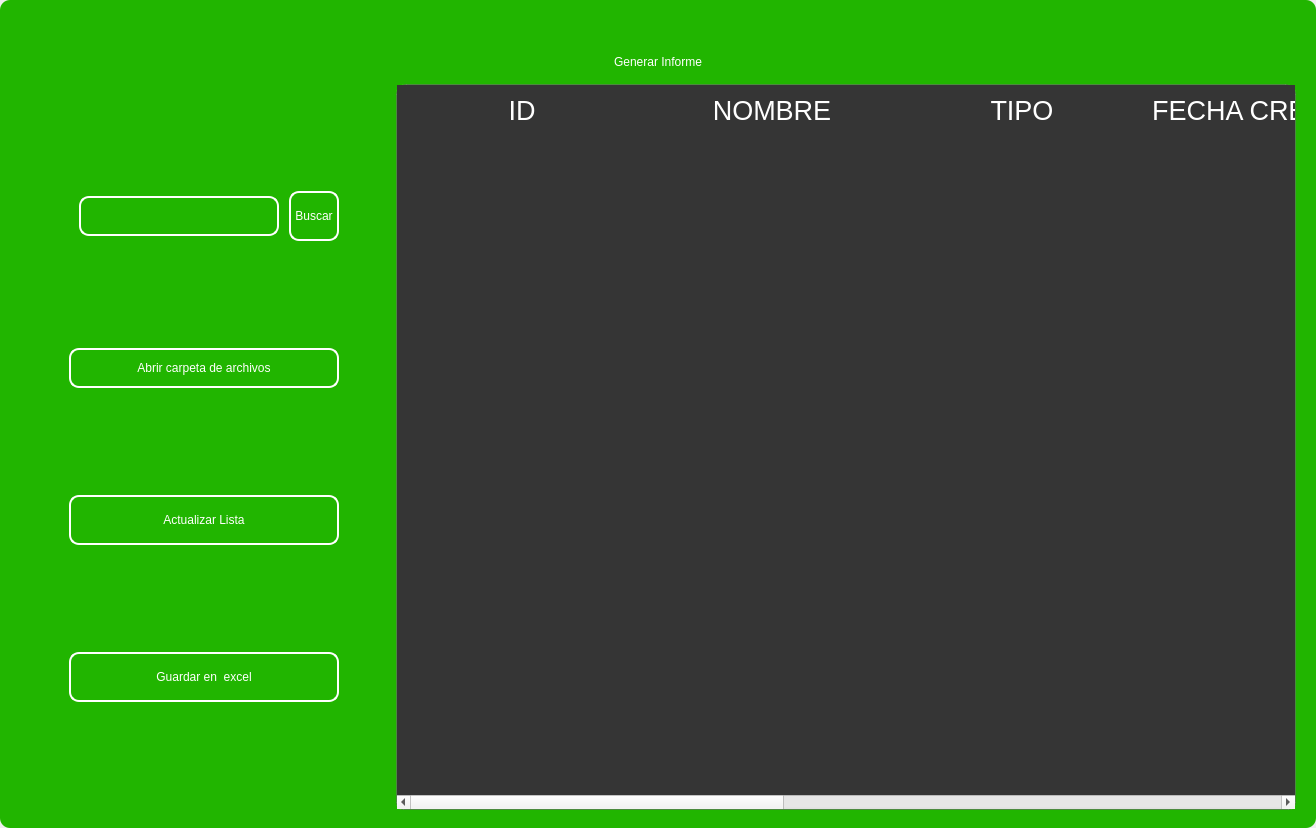
<?xml version="1.0" encoding="UTF-8"?>
<ui version="4.0">
 <class>MainWindow</class>
 <widget class="QMainWindow" name="MainWindow">
  <property name="geometry">
   <rect>
    <x>0</x>
    <y>0</y>
    <width>1316</width>
    <height>828</height>
   </rect>
  </property>
  <property name="windowTitle">
   <string>MainWindow</string>
  </property>
  <property name="styleSheet">
   <string notr="true"/>
  </property>
  <widget class="QWidget" name="centralwidget">
   <property name="styleSheet">
    <string notr="true"/>
   </property>
   <layout class="QVBoxLayout" name="verticalLayout">
    <property name="spacing">
     <number>0</number>
    </property>
    <property name="leftMargin">
     <number>0</number>
    </property>
    <property name="topMargin">
     <number>0</number>
    </property>
    <property name="rightMargin">
     <number>0</number>
    </property>
    <property name="bottomMargin">
     <number>0</number>
    </property>
    <item>
     <widget class="QFrame" name="frame">
      <property name="enabled">
       <bool>true</bool>
      </property>
      <property name="styleSheet">
       <string notr="true">
QFrame {
border-radius:10px;
background-color: rgb(33, 181, 0);
 }
</string>
      </property>
      <property name="frameShape">
       <enum>QFrame::StyledPanel</enum>
      </property>
      <property name="frameShadow">
       <enum>QFrame::Raised</enum>
      </property>
      <layout class="QVBoxLayout" name="verticalLayout_2">
       <item>
        <widget class="QFrame" name="frame_superior">
         <property name="minimumSize">
          <size>
           <width>0</width>
           <height>40</height>
          </size>
         </property>
         <property name="maximumSize">
          <size>
           <width>16777215</width>
           <height>40</height>
          </size>
         </property>
         <property name="styleSheet">
          <string notr="true">QPushButton{
border-radius:18px;
}

QPushButton:hover{
	background-color: rgb(0, 0, 0);
}
</string>
         </property>
         <property name="frameShape">
          <enum>QFrame::StyledPanel</enum>
         </property>
         <property name="frameShadow">
          <enum>QFrame::Raised</enum>
         </property>
         <layout class="QHBoxLayout" name="horizontalLayout_3">
          <property name="spacing">
           <number>4</number>
          </property>
          <property name="leftMargin">
           <number>0</number>
          </property>
          <property name="topMargin">
           <number>0</number>
          </property>
          <property name="rightMargin">
           <number>0</number>
          </property>
          <property name="bottomMargin">
           <number>0</number>
          </property>
          <item>
           <widget class="QPushButton" name="btn_icon">
            <property name="text">
             <string/>
            </property>
            <property name="iconSize">
             <size>
              <width>40</width>
              <height>40</height>
             </size>
            </property>
           </widget>
          </item>
          <item>
           <spacer name="horizontalSpacer_2">
            <property name="orientation">
             <enum>Qt::Horizontal</enum>
            </property>
            <property name="sizeHint" stdset="0">
             <size>
              <width>443</width>
              <height>20</height>
             </size>
            </property>
           </spacer>
          </item>
          <item>
           <widget class="QPushButton" name="btn_exit">
            <property name="minimumSize">
             <size>
              <width>38</width>
              <height>38</height>
             </size>
            </property>
            <property name="maximumSize">
             <size>
              <width>38</width>
              <height>38</height>
             </size>
            </property>
            <property name="cursor">
             <cursorShape>PointingHandCursor</cursorShape>
            </property>
            <property name="text">
             <string/>
            </property>
            <property name="iconSize">
             <size>
              <width>35</width>
              <height>35</height>
             </size>
            </property>
           </widget>
          </item>
          <item>
           <widget class="QPushButton" name="bt_minimizar">
            <property name="minimumSize">
             <size>
              <width>38</width>
              <height>38</height>
             </size>
            </property>
            <property name="maximumSize">
             <size>
              <width>38</width>
              <height>38</height>
             </size>
            </property>
            <property name="cursor">
             <cursorShape>PointingHandCursor</cursorShape>
            </property>
            <property name="text">
             <string/>
            </property>
            <property name="icon">
             <iconset>
              <normaloff>image/minus.svg</normaloff>image/minus.svg</iconset>
            </property>
            <property name="iconSize">
             <size>
              <width>38</width>
              <height>38</height>
             </size>
            </property>
           </widget>
          </item>
          <item>
           <widget class="QPushButton" name="bt_maximizar">
            <property name="minimumSize">
             <size>
              <width>38</width>
              <height>38</height>
             </size>
            </property>
            <property name="maximumSize">
             <size>
              <width>38</width>
              <height>38</height>
             </size>
            </property>
            <property name="cursor">
             <cursorShape>PointingHandCursor</cursorShape>
            </property>
            <property name="text">
             <string/>
            </property>
            <property name="icon">
             <iconset>
              <normaloff>image/chevron-up.svg</normaloff>image/chevron-up.svg</iconset>
            </property>
            <property name="iconSize">
             <size>
              <width>38</width>
              <height>38</height>
             </size>
            </property>
           </widget>
          </item>
          <item>
           <widget class="QPushButton" name="bt_restaurar">
            <property name="minimumSize">
             <size>
              <width>38</width>
              <height>38</height>
             </size>
            </property>
            <property name="maximumSize">
             <size>
              <width>38</width>
              <height>38</height>
             </size>
            </property>
            <property name="cursor">
             <cursorShape>PointingHandCursor</cursorShape>
            </property>
            <property name="text">
             <string/>
            </property>
            <property name="icon">
             <iconset>
              <normaloff>image/chevron-down.svg</normaloff>image/chevron-down.svg</iconset>
            </property>
            <property name="iconSize">
             <size>
              <width>38</width>
              <height>38</height>
             </size>
            </property>
           </widget>
          </item>
          <item>
           <widget class="QPushButton" name="bt_cerrar">
            <property name="minimumSize">
             <size>
              <width>38</width>
              <height>38</height>
             </size>
            </property>
            <property name="maximumSize">
             <size>
              <width>38</width>
              <height>38</height>
             </size>
            </property>
            <property name="cursor">
             <cursorShape>PointingHandCursor</cursorShape>
            </property>
            <property name="text">
             <string/>
            </property>
            <property name="icon">
             <iconset>
              <normaloff>image/x.svg</normaloff>image/x.svg</iconset>
            </property>
            <property name="iconSize">
             <size>
              <width>38</width>
              <height>38</height>
             </size>
            </property>
           </widget>
          </item>
         </layout>
        </widget>
       </item>
       <item>
        <widget class="QLabel" name="label">
         <property name="styleSheet">
          <string notr="true">font: 30pt &quot;MS Shell Dlg 2&quot;;
color: rgb(255, 255, 255);</string>
         </property>
         <property name="text">
          <string>Generar Informe</string>
         </property>
         <property name="alignment">
          <set>Qt::AlignCenter</set>
         </property>
        </widget>
       </item>
       <item>
        <widget class="QFrame" name="frame_3">
         <property name="minimumSize">
          <size>
           <width>0</width>
           <height>0</height>
          </size>
         </property>
         <property name="frameShape">
          <enum>QFrame::StyledPanel</enum>
         </property>
         <property name="frameShadow">
          <enum>QFrame::Raised</enum>
         </property>
         <layout class="QHBoxLayout" name="horizontalLayout_4">
          <property name="leftMargin">
           <number>9</number>
          </property>
          <property name="topMargin">
           <number>9</number>
          </property>
          <property name="rightMargin">
           <number>9</number>
          </property>
          <item>
           <layout class="QVBoxLayout" name="verticalLayout_4">
            <property name="spacing">
             <number>50</number>
            </property>
            <property name="sizeConstraint">
             <enum>QLayout::SetDefaultConstraint</enum>
            </property>
            <property name="leftMargin">
             <number>50</number>
            </property>
            <property name="topMargin">
             <number>50</number>
            </property>
            <property name="rightMargin">
             <number>50</number>
            </property>
            <property name="bottomMargin">
             <number>50</number>
            </property>
            <item>
             <layout class="QHBoxLayout" name="horizontalLayout">
              <property name="spacing">
               <number>10</number>
              </property>
              <property name="leftMargin">
               <number>10</number>
              </property>
              <property name="topMargin">
               <number>0</number>
              </property>
              <property name="bottomMargin">
               <number>0</number>
              </property>
              <item>
               <widget class="QLineEdit" name="searchtxt">
                <property name="minimumSize">
                 <size>
                  <width>200</width>
                  <height>25</height>
                 </size>
                </property>
                <property name="maximumSize">
                 <size>
                  <width>150</width>
                  <height>40</height>
                 </size>
                </property>
                <property name="styleSheet">
                 <string notr="true">QLabel {
	color: rgb(255, 255, 254);
	font: 12pt &quot;Arial&quot;;
	background-color: rgba(0, 0, 0,0);
}

QTextEdit{
background-color: rgba(0, 0, 0,0);
border-radius:10px; 
font: 12pt &quot;Arial&quot;;
color: rgb(255, 255, 254);
border: 2px solid  rgb(255, 255, 255);

}

QTextEdit:hover{
background-color: rgba(0, 0, 0,0);
border-radius:10px; 
font: 12pt &quot;Arial&quot;;
border: 2px solid  rgb(120, 0, 171);
}

QTextEdit:focus{
background-color: rgb(0, 0, 0);
border-radius:10px; 
font: 12pt &quot;Arial&quot;;
border: 2px solid rgb(120, 0, 171);
}

QLineEdit{
background-color: rgba(0, 0, 0,0);
border-radius:10px; 
font: 12pt &quot;Arial&quot;;
color: rgb(255, 255, 254);
border: 2px solid  rgb(255, 255, 255);

}

QLineEdit:hover{
background-color: rgba(0, 0, 0,0);
border-radius:10px; 
font: 12pt &quot;Arial&quot;;
border: 2px solid  rgb(120, 0, 171);
}

QLineEdit:focus{
background-color: rgb(0, 0, 0);
border-radius:10px; 
font: 12pt &quot;Arial&quot;;
border: 2px solid rgb(120, 0, 171);
}

QCheckBox{
	font: 12pt &quot;Arial&quot;;
	color: rgb(255, 255, 255);
}

QCheckBox::indicator {
    width: 18px;
    height:18px;
}

QCheckBox::indicator:unchecked {
   background-image: url(image/square.svg);
}

QCheckBox::indicator:checked {
   background-image: url(image/check-square.svg);
}

QPushButton{
border-radius:10px; 
font: 12pt &quot;Arial&quot;;
color: rgb(255, 255, 254);
border: 2px solid #ffffff;
}

QPushButton:hover{
border-radius:10px; 
font: 12pt &quot;Arial&quot;;
color: rgb(255, 255, 255);
border: 2px solid rgb(120, 0, 171);
	background-color: rgb(120, 0, 171);
}
</string>
                </property>
               </widget>
              </item>
              <item>
               <widget class="QPushButton" name="btn_search">
                <property name="sizePolicy">
                 <sizepolicy hsizetype="Minimum" vsizetype="Fixed">
                  <horstretch>0</horstretch>
                  <verstretch>0</verstretch>
                 </sizepolicy>
                </property>
                <property name="minimumSize">
                 <size>
                  <width>0</width>
                  <height>15</height>
                 </size>
                </property>
                <property name="maximumSize">
                 <size>
                  <width>100</width>
                  <height>50</height>
                 </size>
                </property>
                <property name="cursor">
                 <cursorShape>PointingHandCursor</cursorShape>
                </property>
                <property name="styleSheet">
                 <string notr="true">QPushButton{
border-radius:10px; 
font: 12pt &quot;Arial&quot;;
color: rgb(255, 255, 254);
border: 2px solid #ffffff;
}

QPushButton:hover{
border-radius:10px; 
font: 12pt &quot;Arial&quot;;
color: rgb(255, 255, 255);
border: 2px solid rgb(120, 0, 171);
	background-color: rgb(120, 0, 171);
}</string>
                </property>
                <property name="text">
                 <string>Buscar</string>
                </property>
               </widget>
              </item>
             </layout>
            </item>
            <item>
             <widget class="QPushButton" name="btn_report_export">
              <property name="minimumSize">
               <size>
                <width>0</width>
                <height>40</height>
               </size>
              </property>
              <property name="cursor">
               <cursorShape>PointingHandCursor</cursorShape>
              </property>
              <property name="styleSheet">
               <string notr="true">QPushButton{
border-radius:10px; 
font: 12pt &quot;Arial&quot;;
color: rgb(255, 255, 254);
border: 2px solid #ffffff;
}

QPushButton:hover{
border-radius:10px; 
font: 12pt &quot;Arial&quot;;
color: rgb(255, 255, 255);
border: 2px solid rgb(120, 0, 171);
	background-color: rgb(120, 0, 171);
}</string>
              </property>
              <property name="text">
               <string>Abrir carpeta de archivos</string>
              </property>
             </widget>
            </item>
            <item>
             <widget class="QPushButton" name="btn_get">
              <property name="minimumSize">
               <size>
                <width>50</width>
                <height>40</height>
               </size>
              </property>
              <property name="maximumSize">
               <size>
                <width>300</width>
                <height>50</height>
               </size>
              </property>
              <property name="cursor">
               <cursorShape>PointingHandCursor</cursorShape>
              </property>
              <property name="styleSheet">
               <string notr="true">QPushButton{
border-radius:10px; 
font: 12pt &quot;Arial&quot;;
color: rgb(255, 255, 254);
border: 2px solid #ffffff;
}

QPushButton:hover{
border-radius:10px; 
font: 12pt &quot;Arial&quot;;
color: rgb(255, 255, 255);
border: 2px solid rgb(120, 0, 171);
	background-color: rgb(120, 0, 171);
}</string>
              </property>
              <property name="text">
               <string>Actualizar Lista</string>
              </property>
              <property name="iconSize">
               <size>
                <width>35</width>
                <height>35</height>
               </size>
              </property>
             </widget>
            </item>
            <item>
             <widget class="QPushButton" name="btn_excel">
              <property name="minimumSize">
               <size>
                <width>10</width>
                <height>40</height>
               </size>
              </property>
              <property name="maximumSize">
               <size>
                <width>300</width>
                <height>50</height>
               </size>
              </property>
              <property name="cursor">
               <cursorShape>PointingHandCursor</cursorShape>
              </property>
              <property name="styleSheet">
               <string notr="true">QPushButton{
border-radius:10px; 
font: 12pt &quot;Arial&quot;;
color: rgb(255, 255, 254);
border: 2px solid #ffffff;
}

QPushButton:hover{
border-radius:10px; 
font: 12pt &quot;Arial&quot;;
color: rgb(255, 255, 255);
border: 2px solid rgb(120, 0, 171);
	background-color: rgb(120, 0, 171);
}</string>
              </property>
              <property name="text">
               <string>Guardar en  excel</string>
              </property>
              <property name="iconSize">
               <size>
                <width>35</width>
                <height>35</height>
               </size>
              </property>
             </widget>
            </item>
           </layout>
          </item>
          <item>
           <widget class="QTableWidget" name="table_report">
            <property name="minimumSize">
             <size>
              <width>900</width>
              <height>0</height>
             </size>
            </property>
            <property name="maximumSize">
             <size>
              <width>700</width>
              <height>16777215</height>
             </size>
            </property>
            <property name="styleSheet">
             <string notr="true">QTableView {

	border: 1px solid rgba(255,255,255,40);
	border-bottom-right-radius: 7px; 
	border-bottom-left-radius: 7px; 
	color: white;
	font: 15pt &quot;MS Shell Dlg 2&quot;;
	background-color: rgb(53, 53, 53);
}

QHeaderView::section {
background-color: rgb(53, 53, 53);
color: white;
border: none;
height: 50px;
font-size: 20pt;
}

QTableView::item {
    border-style: none;
    border-bottom: 1px solid rgba(255,255,255,50);
    padding-left: auto;
    padding-right: auto;
}

QTableView::item:selected{
	border: none;
	color: rgb(255, 255, 255);
    background-color: rgba(255, 255, 255, 50);
}
</string>
            </property>
            <property name="lineWidth">
             <number>1</number>
            </property>
            <property name="editTriggers">
             <set>QAbstractItemView::NoEditTriggers</set>
            </property>
            <attribute name="horizontalHeaderDefaultSectionSize">
             <number>250</number>
            </attribute>
            <column>
             <property name="text">
              <string>ID</string>
             </property>
            </column>
            <column>
             <property name="text">
              <string>NOMBRE</string>
             </property>
            </column>
            <column>
             <property name="text">
              <string>TIPO</string>
             </property>
            </column>
            <column>
             <property name="text">
              <string>FECHA CREACION</string>
             </property>
            </column>
            <column>
             <property name="text">
              <string>DESCRIPCIÓN</string>
             </property>
            </column>
            <column>
             <property name="text">
              <string>NOMBRE DE ARCHIVO</string>
             </property>
            </column>
            <column>
             <property name="text">
              <string>USUARIO</string>
             </property>
            </column>
           </widget>
          </item>
         </layout>
        </widget>
       </item>
      </layout>
     </widget>
    </item>
   </layout>
  </widget>
 </widget>
 <resources/>
 <connections/>
</ui>
